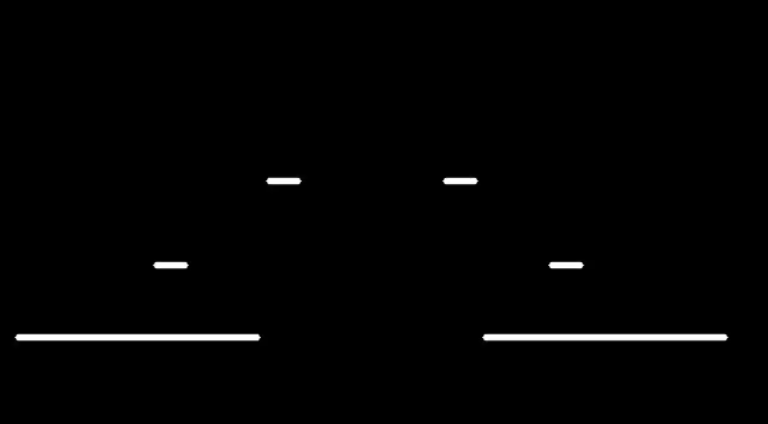
#> input picture Progetto/img_mask.PNG, 768 x 424 px, found by its file name
$ jupyter execute --allow-errors '0V7670_pynq1(4)(7).ipynb'
#> lines starting #> are read from the running program, lines starting #| are printed output that depends on the picture
[cell 1]
from pynq import Overlay, MMIO, lib
from pynq.lib.video import VideoMode
from PIL import Image
import cffi
import time
import cv2
from time import sleep

## Before starting this piece of code be sure that SW0 on board is in OFF position

#> (a cell that did not finish here is left out)

Class to manage the convolution filter mapped on FPGA. It provides method to modify "on fly" the kernel (7x7)

[cell 3]
class Convolution_Filter:
    # [37 lines left out: functions __init__, update_filter, print_filter, not called in this run]

Class to manage OV7670 sensor. It provides basic methods to write and read sensor's registers and a basic setup that works quite well in our configuration

[cell 4]
class OV7670:
    # [54 lines left out: functions __init__, write_register, read_register, default_setup, not called in this run]

Usage example of OV7670 class to program sensor with a basic setup

#> (a cell that did not finish here is left out)

[cell 6]
class PWM_class:
    # [22 lines left out: functions __init__, update_PWM, not called in this run]

## Before exexuting this piece of code set SW0 on

Usage example of convolution filter class

#> (a cell that did not finish here is left out)

[cell 8]
sharpen_filter = [
    1, 0, 0, 0, 0, 0, 0,
    0, 1, 0, 0, 0, 0, 0,
    0, 0, 1, 0, 0, 0, 0,
    0, 0, 0, 1, 0, 0, 0,
    0, 0, 0, 0, 1, 0, 0,
    0, 0, 0, 0, 0, 1, 0,
    0, 0, 0, 0, 0, 0, 1,
    7, 0]

neutral_filter = [
    0, 0, 0, 0, 0, 0, 0,
    0, 0, 0, 0, 0, 0, 0,
    0, 0, 0, 0, 0, 0, 0,
    0, 0, 0, 1, 0, 0, 0,
    0, 0, 0, 0, 0, 0, 0,
    0, 0, 0, 0, 0, 0, 0,
    0, 0, 0, 0, 0, 0, 0,
    1, 0]

vertical_filter = [
	-1, -2, -4, 0, 4, 2, 1,
	-1, -2, -4, 0, 4, 2, 1,
	-2, -4, -6, 0, 6, 4, 2,
	-4, -6, -8, 0, 8, 6, 4,
	-2, -4, -6, 0, 6, 4, 2,
	-1, -2, -4, 0, 4, 2, 1,
	-1, -2, -4, 0, 4, 2, 1,
    120, 127]

#> (the rest of this cell did not finish here and is left out)

#> (a cell that did not finish here is left out)

#> (a cell that did not finish here is left out)

[cell 11]
#import the mask and configure it based on a threshold (just some processing to make it compatible with our frames)
mask = cv2.imread('img_mask.PNG')
#> mask is the input picture: shape (424, 768, 3); min 0, max 255, mean 3.1
mask = cv2.resize(mask, (800,600))
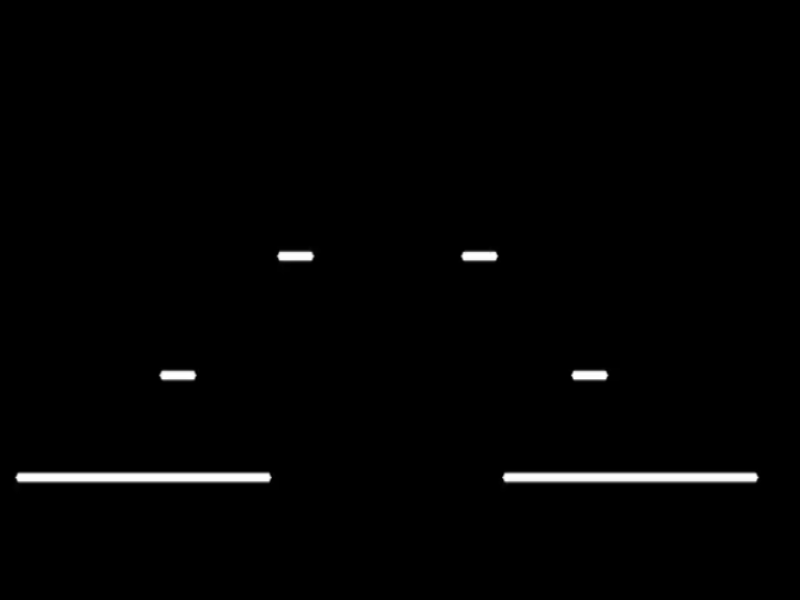
#> mask: shape (600, 800, 3); min 0, max 255, mean 3.1
mask = cv2.cvtColor(mask, cv2.COLOR_BGR2GRAY)
#> mask: shape (600, 800)
#threshold_value = 100
#, mask = cv2.threshold(mask_gray, threshold_value, 255, cv2.THRESH_BINARY)

#display the mask
mask_img = Image.fromarray(mask)
display(mask_img)

[cell 12]
#do the bitwise AND of the mask and the frame
#mask_resized = cv2.resize(mask, (edges.shape[1], edges.shape[0]))
#mask = mask.astype('uint8')
#edges = edges.astype('uint8')
print(mask.shape)
#| (600, 800)
